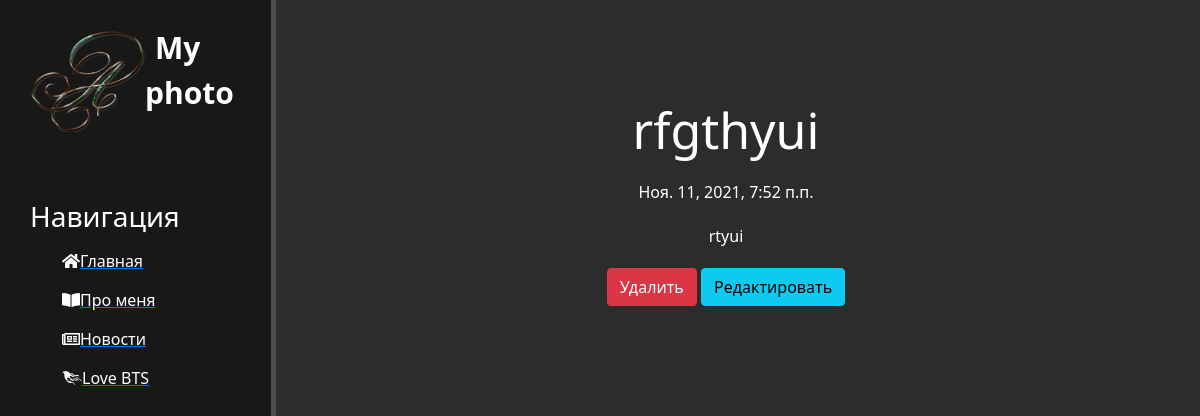
Screenshot of /news/12 with the database file from the repository.
### news/models.py (models this page shows, shortened)
class Articles (models.Model):
    title = models.CharField('Название', max_length=50)
    anons = models.CharField('Анонс', max_length=250)
    full_text = models.TextField('Статья')
    date = models.DateTimeField('Дата публикации')
    class Meta:
        verbose_name = 'Новость'
        verbose_name_plural = 'Новости'

### news/views.py (the view)
# urls.py: path('<int:pk>', views.NewsDetailView.as_view(), name='news_detail'),
class NewsDetailView(DetailView):
    model = Articles
    template_name = 'news/details_views.html'
    context_object_name = 'article'

### news/templates/news/details_views.html (shortened to what this page needs)
{% load static %}
<!doctype html>
<html lang="en">
<head>
    <link rel='stylesheet' href = 'https://cdn.jsdelivr.net/npm/bootstrap@5.1.3/dist/css/bootstrap.min.css'>
    <link rel='stylesheet' href = '{% static "main/css/main.css" %}'>
    <link rel='stylesheet' href= 'https://use.fontawesome.com/releases/v5.8.2/css/all.css' >
</head>
<body>
    <aside>
        <img src='{% static "main/img/Ya.png" %}' alt="Лого">
        <span class="logo">My photo</span>
        <h3>Навигация</h3>
        <ul>
            <a href='{% url "home" %}'><li><i class="fas fa-home"></i>Главная</li></a>
            <a href='{% url "about" %}'><li><i class="fas fa-book-open"></i>Про меня</li></a>
            <a href='{% url "news_home" %}'><li><i class="far fa-newspaper"></i>Новости</li></a>
            <a href='{% url "bts" %}'><li><i class="fab fa-phoenix-framework"></i>Love BTS</li></a>
        </ul>
    </aside>
    <main>
        <div class="features">
            <h1>{{ article.title }}</h1>
            <p>{{ article.date }}</p>
            <p>{{ article.full_text }}</p>
            <a href="{% url 'news_delete' article.id %}" class="btn btn-danger">Удалить</a>
            <a href="{% url 'news_update' article.id %}" class="btn btn-info">Редактировать</a>
        </div>
    </main>
</body>
</html>

### main/static/main/css/main.css (style rules this page uses)
body { background: #2c2c2c; }
aside { float: left; background: #181818; width: 23%; padding: 2.5%; height: 100vh; color: #fff; border-right: 5px solid #4d4d4d; }
aside img { width: 115px; float: left; }
aside .logo { font-size: 30px; margin-left: 10px; font-weight: bold; position: relative; top: -5px; }
aside h3 { margin-top: 80px; font-size: 28px; }
aside ul { list-style: none }
aside ul li { color: #fff; display: block; margin-top: 15px; transition: transform .6s ease; }
main .features { float: left; color: white; margin-top: 100px; text-align: center; width: 75%; }
main .features h1 { font-size: 50px; }
main .features p { max-width: 400px; margin: 20px auto }

### rows the page displays
Articles: title "rfgthyui", date "Ноя. 11, 2021, 7:52 п.п.", full_text "rtyui"
